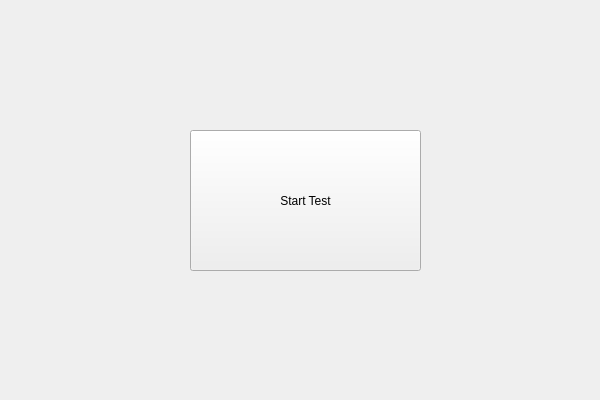
<?xml version="1.0" encoding="UTF-8"?>
<ui version="4.0">
 <class>EssaySafeDesktopClientClass</class>
 <widget class="QMainWindow" name="EssaySafeDesktopClientClass">
  <property name="geometry">
   <rect>
    <x>0</x>
    <y>0</y>
    <width>600</width>
    <height>400</height>
   </rect>
  </property>
  <property name="windowTitle">
   <string>EssaySafeDesktopClient</string>
  </property>
  <property name="documentMode">
   <bool>false</bool>
  </property>
  <widget class="QWidget" name="centralWidget">
   <widget class="MyButton" name="pushButton">
    <property name="geometry">
     <rect>
      <x>190</x>
      <y>130</y>
      <width>231</width>
      <height>141</height>
     </rect>
    </property>
    <property name="text">
     <string>Start Test</string>
    </property>
    <property name="default">
     <bool>false</bool>
    </property>
    <property name="flat">
     <bool>false</bool>
    </property>
   </widget>
  </widget>
 </widget>
 <layoutdefault spacing="6" margin="11"/>
 <customwidgets>
  <customwidget>
   <class>MyButton</class>
   <extends>QPushButton</extends>
   <header>mybutton.h</header>
   <slots>
    <signal>getText(QString)</signal>
    <slot>changeText(QString)</slot>
    <slot>clickedEmitText()</slot>
   </slots>
  </customwidget>
 </customwidgets>
 <resources>
  <include location="essaysafedesktopclient.qrc"/>
 </resources>
 <connections>
  <connection>
   <sender>EssaySafeDesktopClientClass</sender>
   <signal>changeText(QString)</signal>
   <receiver>pushButton</receiver>
   <slot>changeText(QString)</slot>
   <hints>
    <hint type="sourcelabel">
     <x>267</x>
     <y>333</y>
    </hint>
    <hint type="destinationlabel">
     <x>262</x>
     <y>238</y>
    </hint>
   </hints>
  </connection>
  <connection>
   <sender>pushButton</sender>
   <signal>clicked()</signal>
   <receiver>EssaySafeDesktopClientClass</receiver>
   <slot>buttonClicked()</slot>
   <hints>
    <hint type="sourcelabel">
     <x>248</x>
     <y>136</y>
    </hint>
    <hint type="destinationlabel">
     <x>241</x>
     <y>27</y>
    </hint>
   </hints>
  </connection>
 </connections>
 <slots>
  <signal>changeText(QString)</signal>
  <slot>buttonClicked()</slot>
 </slots>
</ui>
